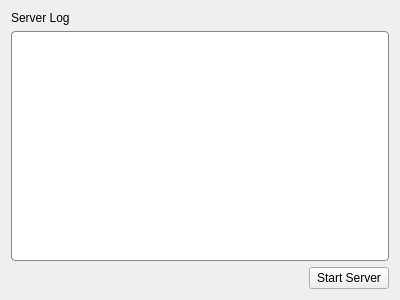
<?xml version="1.0" encoding="UTF-8"?>
<ui version="4.0">
 <class>ServerWindow</class>
 <widget class="QWidget" name="ServerWindow">
  <property name="geometry">
   <rect>
    <x>0</x>
    <y>0</y>
    <width>400</width>
    <height>300</height>
   </rect>
  </property>
  <property name="windowTitle">
   <string>Qt Simple Chat Server</string>
  </property>
  <layout class="QGridLayout" name="gridLayout">
   <item row="0" column="0" colspan="2">
    <widget class="QLabel" name="label">
     <property name="styleSheet">
      <string notr="true">font: 12pt &quot;MS Shell Dlg 2&quot;;</string>
     </property>
     <property name="text">
      <string>Server Log</string>
     </property>
    </widget>
   </item>
   <item row="1" column="0" colspan="2">
    <widget class="QPlainTextEdit" name="logEditor">
     <property name="styleSheet">
      <string notr="true">border-radius: 4;
background-color: #fff;
border:1px solid #888;</string>
     </property>
     <property name="readOnly">
      <bool>true</bool>
     </property>
    </widget>
   </item>
   <item row="2" column="0">
    <spacer name="horizontalSpacer">
     <property name="orientation">
      <enum>Qt::Horizontal</enum>
     </property>
     <property name="sizeHint" stdset="0">
      <size>
       <width>298</width>
       <height>20</height>
      </size>
     </property>
    </spacer>
   </item>
   <item row="2" column="1">
    <widget class="QPushButton" name="startStopButton">
     <property name="text">
      <string>Start Server</string>
     </property>
    </widget>
   </item>
  </layout>
 </widget>
 <resources/>
 <connections/>
</ui>
